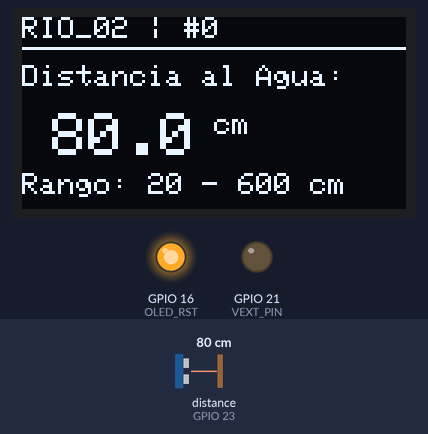
Bench run of a sketch on a simulated ESP32. Shown: 128×64 one-colour display, output pins drawn as LEDs (lit = HIGH). Wiring (inferred from the names in the program): ultrasonic range finder: trigger GPIO 13; echo GPIO 23. The test bench sets the inputs (shaded band); at power-on: distance to the obstacle (sensor on GPIO 23) 80 cm. The echo pulse lasts 58.3 µs per cm; random numbers use the default seed unless the sketch sets one; no radio packets arrive unless stated; pins used as bus, display or sensor lines are not drawn; what the sketch prints to the serial monitor is not drawn.

Above: at 1.8 s.
1.9 s: distance to the obstacle (sensor on GPIO 23) set to 23 cm
At 3.9 s:
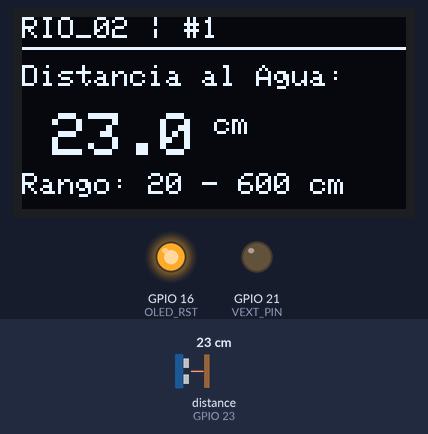
5.2 s: distance to the obstacle (sensor on GPIO 23) set to 18 cm
At 7.1 s:
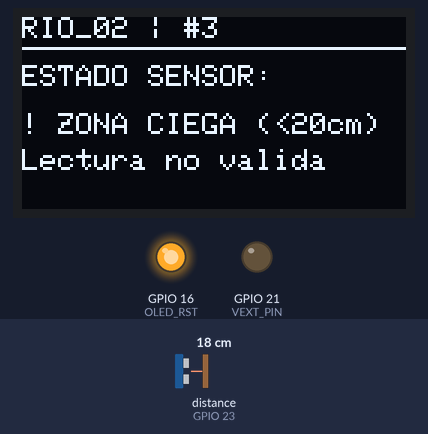
8.5 s: distance to the obstacle (sensor on GPIO 23) set to 35 cm
At 11.2 s:
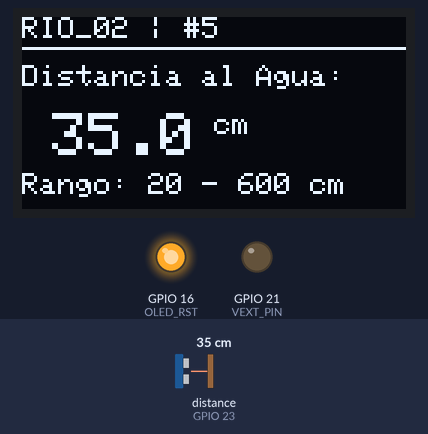
Timing chart, 0 to 12.7 s (numbered marks = the images above; inputs shaded):
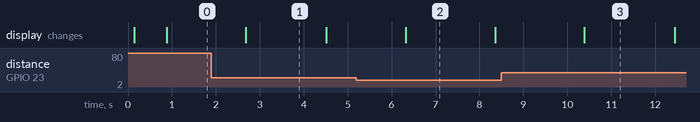

Measured:
- the behaviour switches between 21 and 20 cm on distance to the obstacle (sensor on GPIO 23) (found by bisection; images 1 and 2)
- what the display in image 1 shows lasts 1.8 s, from 2.7 s to 4.5 s
- what the display in image 2 shows lasts 2.1 s, from 6.3 s to 8.4 s

The sketch:

Estacion_Tacotalpa.ino
```cpp
// Estación Tacotalpa · entrega revisada el 23 de octubre de 2026
// GUÍA DE AJUSTES DEL KIT: comentarios de entrega con el cableado actual confirmado.
// Estas placas son Heltec WiFi LoRa 32 V2 (ESP32), programadas con Arduino IDE.
// No seleccionar Arduino Uno ni LoRa32 V3: son placas distintas.
//
// Para ubicar un ajuste, usa Ctrl+F y busca estas etiquetas:
// [AJUSTE HABITUAL] = dato identificable que puedes editar siguiendo el ejemplo.
// [CALIBRACION] = medir la instalación antes de cambiar el valor.
// [CAMBIO COORDINADO] = revisar también el otro equipo o la página.
// [HARDWARE] = cambiar sólo si cambió la placa o el cableado real.
// [CONSERVAR] = mecanismo interno; no hace falta editarlo para usar el kit.
//
// Antes de editar: guarda una copia; cambia un dato, pulsa Verificar y prueba.
// Conserva comillas, puntos decimales, nombres y punto y coma de cada línea.
// Ejemplo: 5000 son milisegundos (5 s); en decimales escribe 63.0, no 63,0.
// Los comentarios explican ajustes; no son instrucciones que ejecuta la placa.

// FUNCIÓN: medir distancia y transmitirla por LoRa; esta placa no usa Wi-Fi.

#include <SPI.h>
#include <LoRa.h>
#include <Wire.h>
#include <Adafruit_GFX.h>
#include <Adafruit_SSD1306.h>

// ===================================================================
// 1. CONFIGURACIÓN DE LA ESTACIÓN
// ===================================================================
// [AJUSTE HABITUAL] IDENTIFICADOR: el nombre que reconocerán gateway y página.
// RIO_02 es el identificador actual vinculado a Tacotalpa en la app.
// Para cambiar el nombre visible, edita Tacotalpa en la app; conserva este ID técnico.
// Cambiar NODE_ID requiere actualizar la asociación del gateway/app; no migra el historial.
// Debe ser único y coincidir exactamente con el ID dado de alta en la página.
// No usar GATEWAY_01 para una estación ni incluir comas dentro del nombre.
const String NODE_ID            = "RIO_02";
// [AJUSTE HABITUAL] INTERVALO_REFRESCO está en MILISEGUNDOS: 1500 = 1.5 s.
// Ejemplo: 5000 deja una pausa base de 5 s. No cambiar el tipo ni quitar ;.
// El ciclo real tarda algo más por las muestras, la radio y la pausa aleatoria.
// Un intervalo mayor reduce frecuencia de envíos; uno menor no garantiza mayor precisión.
const int    INTERVALO_REFRESCO = 1500;
// [CAMBIO COORDINADO] RANGO EN cm: límites para aceptar distancias, no alturas del agua.
// 20.0 es la zona mínima configurada y 600.0 el máximo del programa actual.
// Cambiar estas cifras NO amplía la capacidad física ni elimina la zona ciega del sensor.
// El gateway también valida 20.0 y 600.0 en loop(): revisar ambos lados si cambia el sensor.
// No poner aquí la profundidad de la cubeta ni los umbrales de alerta.
const float  DISTANCIA_MIN_CM   = 20.0;
const float  DISTANCIA_MAX_CM   = 600.0;

// ===================================================================
// 2. PINES DEL SENSOR ULTRASÓNICO AJ-SR04M
// ===================================================================
// Modo TRIG/ECHO
// [HARDWARE] AJ-SR04M en modo TRIG/ECHO, no en modo UART.
// Cable azul TRIG: GPIO13. Cable morado ECHO: GPIO23. Son números GPIO.
// Editar sólo si el cable se conecta realmente a otro GPIO libre y adecuado.
// El código no adapta tensiones. Si ECHO entrega 5V, usar divisor hacia el ESP32 (3.3V).
// Divisor propuesto: ECHO -> 2.2 kOhm -> unión GPIO23 -> 3.3 kOhm -> GND.
// Negro: GND común; rojo: alimentación 5V del sensor. Revisar con el equipo apagado.
const int trigPin = 13;
const int echoPin = 23;   // Cableado actual confirmado por el usuario

// ===================================================================
// 3. PINES HELTEC WiFi LoRa 32 V2
// ===================================================================
// [HARDWARE] Pines de la OLED integrada en Heltec V2: conservar en esta misma placa.
// Cambiar de placa puede requerir revisar radio, alimentación y pantalla, no sólo su nombre.
#define VEXT_PIN 21

#define SCREEN_WIDTH 128
#define SCREEN_HEIGHT 64

#define OLED_SDA 4
#define OLED_SCL 15
#define OLED_RST 16

// Objeto de pantalla OLED integrada
Adafruit_SSD1306 display(
  SCREEN_WIDTH,
  SCREEN_HEIGHT,
  &Wire,
  OLED_RST
);

// ===================================================================
// 4. PINES LoRa
// ===================================================================
// [HARDWARE] Cableado interno SPI/radio del Heltec V2: no editar para cambiar de ubicación.
#define LORA_SCK 5
#define LORA_MISO 19
#define LORA_MOSI 27
#define LORA_CS 18
#define LORA_RST 14
#define LORA_DIO0 26

// [CAMBIO COORDINADO] 915E6 significa 915 MHz. Estación y gateway deben coincidir.
// Usar únicamente una banda que soporte el módulo y corresponda a la instalación.
// No cambiar sólo esta placa esperando que el receptor siga escuchándola.
#define BAND 915E6

unsigned long packetCounter = 0;

// ===================================================================
// 5. DIAGNÓSTICOS DEL SENSOR
// ===================================================================
// [CONSERVAR] Diagnósticos internos. SIN_ECO no identifica por sí solo un cable suelto;
// ERR_CORTO es un nombre heredado para Echo alto/bloqueado, no prueba un cortocircuito.
// Conservar los textos transmitidos: la página interpreta esos mismos códigos.
enum DiagnosticoSensor {
  DIAG_OK,
  DIAG_SIN_RESPUESTA,
  DIAG_ECHO_BLOQUEADO,
  DIAG_FUERA_DE_RANGO,
  DIAG_ZONA_CIEGA
};

// ===================================================================
// 6. MEDICIÓN INDIVIDUAL
// ===================================================================
// [CONSERVAR] Tiempos de disparo y espera: 36000 microsegundos es el timeout actual.
// El factor 0.0343 aproxima la velocidad del sonido en cm/us; no es la calibración de altura.
// Si se aumenta mucho el alcance, revisar timeout, límites de ambos equipos y sensor real.
DiagnosticoSensor tomarMuestraIndividual(float &dist) {

  // Echo alto antes del disparo
  if (digitalRead(echoPin) == HIGH) {
    return DIAG_ECHO_BLOQUEADO;
  }

  // Pulso TRIG
  digitalWrite(trigPin, LOW);
  delayMicroseconds(4);

  digitalWrite(trigPin, HIGH);
  delayMicroseconds(20);

  digitalWrite(trigPin, LOW);

  // Medición del ECHO
  unsigned long duracion = pulseIn(
    echoPin,
    HIGH,
    36000
  );

  // Si hubo timeout
  if (duracion == 0) {

    if (digitalRead(echoPin) == HIGH) {

      unsigned long t0 = millis();

      while (
        digitalRead(echoPin) == HIGH &&
        (millis() - t0 < 45)
      ) {
        delayMicroseconds(100);
      }

      return DIAG_FUERA_DE_RANGO;

    } else {

      return DIAG_SIN_RESPUESTA;
    }
  }

  // Conversión de tiempo a distancia
  dist = (duracion * 0.0343) / 2.0;

  // Zona ciega
  if (dist < DISTANCIA_MIN_CM) {

    dist = DISTANCIA_MIN_CM;

    return DIAG_ZONA_CIEGA;
  }

  // Fuera del rango máximo
  if (dist > DISTANCIA_MAX_CM) {

    return DIAG_FUERA_DE_RANGO;
  }

  return DIAG_OK;
}

// ===================================================================
// 7. FILTRO DE 3 MUESTRAS
// ===================================================================
// [CONSERVAR] Filtro de tres muestras: acepta al menos dos, y usa mediana o promedio.
// No cambiar un 3 aislado: arreglo, bucles y elección del resultado deben concordar.
// La pausa de 65 ms separa mediciones. Revisar montaje y ecos antes de alterar el filtro.
DiagnosticoSensor leerSensorFiltrado(float &distanciaFinal) {

  float validas[3];

  int conteoOk = 0;
  int conteoZonaCiega = 0;

  DiagnosticoSensor ultimoFallo = DIAG_SIN_RESPUESTA;

  for (int i = 0; i < 3; i++) {

    float d = 0.0;

    DiagnosticoSensor res =
      tomarMuestraIndividual(d);

    if (res == DIAG_OK) {

      validas[conteoOk] = d;
      conteoOk++;

    } else if (res == DIAG_ZONA_CIEGA) {

      conteoZonaCiega++;
      ultimoFallo = res;

    } else {

      ultimoFallo = res;
    }

    delay(65);
  }

  // Zona ciega
  if (
    conteoZonaCiega > 0 &&
    conteoOk == 0
  ) {

    distanciaFinal = DISTANCIA_MIN_CM;

    return DIAG_ZONA_CIEGA;
  }

  // Lecturas válidas
  if (conteoOk > 0) {

    // Ordenar valores
    for (int i = 0; i < conteoOk; i++) {

      for (int j = i + 1; j < conteoOk; j++) {

        if (validas[j] < validas[i]) {

          float aux = validas[i];

          validas[i] = validas[j];

          validas[j] = aux;
        }
      }
    }

    // Requerir mínimo 2 lecturas válidas
    if (conteoOk < 2) {

      distanciaFinal = 0;

      return DIAG_SIN_RESPUESTA;
    }

    // Mediana o promedio
    if (conteoOk == 3) {

      distanciaFinal = validas[1];

    } else {

      distanciaFinal =
        (validas[0] + validas[1]) / 2.0;
    }

    return DIAG_OK;
  }

  if (ultimoFallo == DIAG_ZONA_CIEGA) {

    distanciaFinal = DISTANCIA_MIN_CM;

  } else {

    distanciaFinal = 0.0;
  }

  return ultimoFallo;
}

// ===================================================================
// 8. SETUP
// ===================================================================
void setup() {

// Monitor Serie del IDE: seleccionar 115200 baudios para leer estos mensajes.
// Cambiar este número sólo si también ajustas la velocidad del monitor/visualizador USB.
  Serial.begin(115200);

  // ---------------------------------------------------------------
  // SENSOR ULTRASÓNICO
  // ---------------------------------------------------------------
  pinMode(trigPin, OUTPUT);

  // ECHO conectado al GPIO23 mediante la adaptación de nivel necesaria.
  pinMode(echoPin, INPUT_PULLDOWN);

  digitalWrite(trigPin, LOW);

  // ---------------------------------------------------------------
  // OLED
  // ---------------------------------------------------------------
  pinMode(VEXT_PIN, OUTPUT);

  digitalWrite(VEXT_PIN, LOW);

  delay(50);

  pinMode(OLED_RST, OUTPUT);

  digitalWrite(OLED_RST, LOW);

  delay(20);

  digitalWrite(OLED_RST, HIGH);

  Wire.begin(
    OLED_SDA,
    OLED_SCL
  );

  Wire.setClock(400000);

  display.begin(
    SSD1306_SWITCHCAPVCC,
    0x3C
  );

  display.clearDisplay();

  display.setTextColor(WHITE);

  display.setTextSize(1);

  display.setCursor(0, 10);

  display.println("INICIANDO NODO...");

  display.println(NODE_ID);

  display.display();

  // ---------------------------------------------------------------
  // LoRa
  // ---------------------------------------------------------------
  SPI.begin(
    LORA_SCK,
    LORA_MISO,
    LORA_MOSI,
    LORA_CS
  );

  LoRa.setPins(
    LORA_CS,
    LORA_RST,
    LORA_DIO0
  );

  if (!LoRa.begin(BAND)) {

    Serial.println(
      F("Error al iniciar LoRa en Transmisor")
    );

    display.clearDisplay();

    display.setCursor(0, 20);

    display.println("Falla LoRa!");

    display.display();

    while (1);
  }

// [CAMBIO COORDINADO] Perfil de radio: conservar los mismos valores en el gateway.
// SF=7, ancho=125E3 (125 kHz), codificación=5 (4/5), SyncWord=0x12 y CRC activado.
// Modificar el perfil puede cambiar alcance, duración del envío y compatibilidad.
  LoRa.setSpreadingFactor(7);

  LoRa.setSignalBandwidth(125E3);

  LoRa.setCodingRate4(5);

  LoRa.setSyncWord(0x12);

  LoRa.enableCrc();

// [CAMBIO DE RADIO] 17 es potencia de transmisión en dBm; no son metros de alcance.
// Una potencia distinta cambia consumo y condiciones de operación. No subirla a ciegas.
  LoRa.setTxPower(17);

  delay(500);
}

// ===================================================================
// 9. LOOP
// ===================================================================
void loop() {

  float distancia = 0.0;

  DiagnosticoSensor diag =
    leerSensorFiltrado(distancia);

  String estadoTexto = "";

  // ---------------------------------------------------------------
  // DETERMINAR ESTADO
  // ---------------------------------------------------------------
  switch (diag) {

    case DIAG_OK:

      estadoTexto = "OK";

      break;

    case DIAG_SIN_RESPUESTA:

      estadoTexto = "SIN_ECO";

      break;

    case DIAG_ECHO_BLOQUEADO:

      estadoTexto = "ERR_CORTO";

      break;

    case DIAG_FUERA_DE_RANGO:

      estadoTexto = "SIN_ECO";

      break;

    case DIAG_ZONA_CIEGA:

      estadoTexto = "FUERA_RANGO";

      break;
  }

  // ---------------------------------------------------------------
  // OLED
  // ---------------------------------------------------------------
  display.clearDisplay();

  display.setTextSize(1);

  display.setCursor(0, 0);

  display.print(NODE_ID);

  display.print(" | #");

  display.println(packetCounter);

  display.drawLine(
    0,
    10,
    127,
    10,
    WHITE
  );

  if (diag == DIAG_OK) {

    display.setCursor(0, 16);

    display.println(
      "Distancia al Agua:"
    );

    display.setTextSize(2);

    display.setCursor(10, 32);

    display.print(
      distancia,
      1
    );

    display.setTextSize(1);

    display.println(" cm");

    display.setCursor(0, 52);

    display.println(
      "Rango: 20 - 600 cm"
    );

  } else {

    display.setCursor(0, 16);

    display.println(
      "ESTADO SENSOR:"
    );

    display.setTextSize(1);

    display.setCursor(0, 32);

    if (diag == DIAG_SIN_RESPUESTA) {

      display.println(
        "Sin senal (Cable/5V)"
      );

    } else if (
      diag == DIAG_ECHO_BLOQUEADO
    ) {

      display.println(
        "Echo en corto/bloq."
      );

    } else if (
      diag == DIAG_FUERA_DE_RANGO
    ) {

      display.println(
        "Fuera de rango (>6m)"
      );

    } else if (
      diag == DIAG_ZONA_CIEGA
    ) {

      display.println(
        "! ZONA CIEGA (<20cm)"
      );

      display.setCursor(0, 44);

      display.println(
        "Lectura no valida"
      );

      distancia =
        DISTANCIA_MIN_CM;
    }
  }

  display.display();

  // ---------------------------------------------------------------
  // PREPARAR PAQUETE LoRa
  // ---------------------------------------------------------------
  if (
    diag == DIAG_ZONA_CIEGA &&
    (
      distancia <= 0 ||
      distancia < DISTANCIA_MIN_CM
    )
  ) {

    distancia =
      DISTANCIA_MIN_CM;
  }

// [CONSERVAR] Formato de cuatro campos separados por comas: ID,distancia,estado,contador.
// La distancia viaja en cm; el gateway interpreta ese orden. No agregar campos sin coordinar.
// La altura sensor-fondo y los avisos se configuran en el sistema receptor/página, no aquí.
  String paquete =
      NODE_ID
      + ","
      + String(distancia, 1)
      + ","
      + estadoTexto
      + ","
      + String(packetCounter);

  // ---------------------------------------------------------------
  // SERIAL
  // ---------------------------------------------------------------
  Serial.print(F("Tx -> "));

  Serial.println(paquete);

  // ---------------------------------------------------------------
  // TRANSMISIÓN LoRa
  // ---------------------------------------------------------------
  LoRa.beginPacket();

  LoRa.print(paquete);

  LoRa.endPacket();

  packetCounter++;

  // ---------------------------------------------------------------
  // INTERVALO + JITTER
  // ---------------------------------------------------------------
// [CONSERVAR] La pequeña pausa aleatoria evita que varias estaciones coincidan siempre.
// No elimina todas las colisiones ni garantiza recibir cada paquete.
  delay(
    INTERVALO_REFRESCO
    + random(0, 350)
  );
}
```
